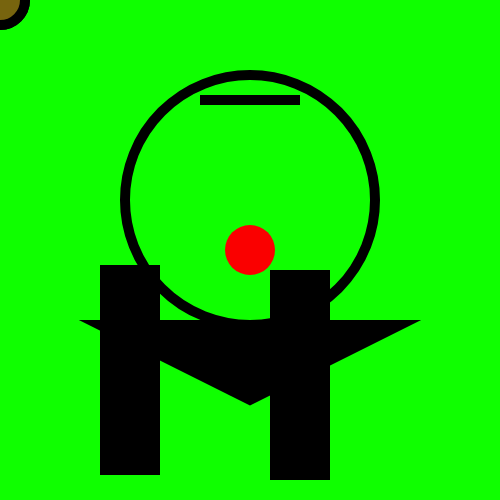
Frame 1 (no input)
Frame 60 (no input): identical to frame 1, image omitted
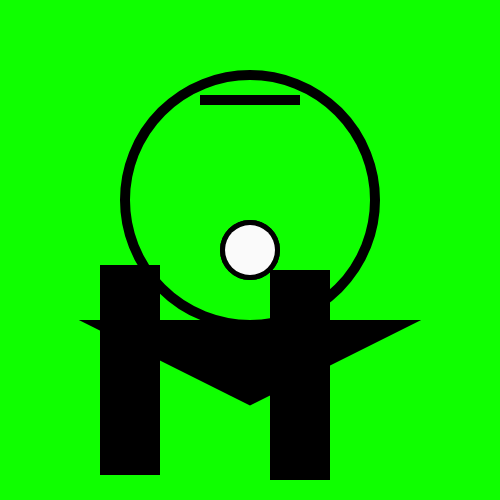
Frame 120 (the mouse pressed at the canvas centre since frame 60)

The p5.js sketch that drew these frames (run headless with seeded random() and noise() and a simulated clock; from frame 60 on, the mouse is pressed at the canvas centre):

// p5.js sketch
// ── sketch.js
/* self portrait
*/

function setup() {
    createCanvas(500, 500);
    rectMode(CENTER);
    
}

function draw() {
    var x = mouseX;
	var y = mouseY;
	var offset = 20;
    var r = 250; // red;
	var g = mouseX; // green
	var b = mouseY; // blue
	fill(r, g, b);
//eyes
    background("#0FFF00");
    fill("#77640E");
    stroke("#000000");
    strokeWeight(10);
    ellipse(x,y,50,50);
    ellipse(x,y,50,50);
//mouth
    fill(r,g,b);
    noStroke();
    ellipse(250,250, 50, 50);
//head
    noFill();
    stroke("#000000");
    strokeWeight(10);
    ellipse(250, 200, 250, 250);
//eyebrow
    triangle(300, 100, 300, 100, 200, 100);
    
    fill("#000000");
    triangle(100, 325, 400, 325, 250, 400);
fill("#000000")    
rect(130, 370, 50, 200);
rect(300, 375, 50, 200);}


// ── style.css
body{
    background: red;
    text-align: center;
    font-family: inherit;
    font-size: 25px;
    
    
    img {
    width: 100%;
}
